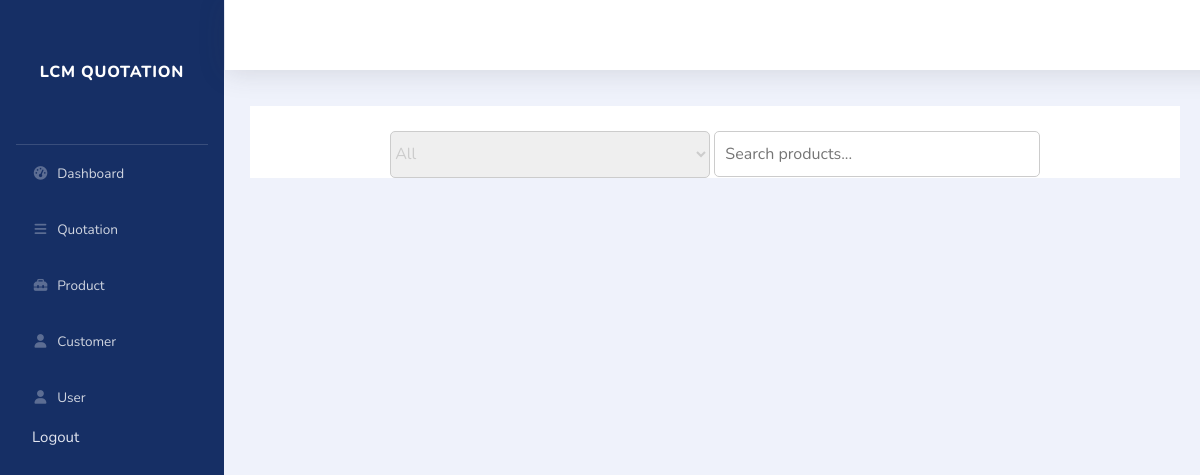
The app's page /all-product.php, older data.
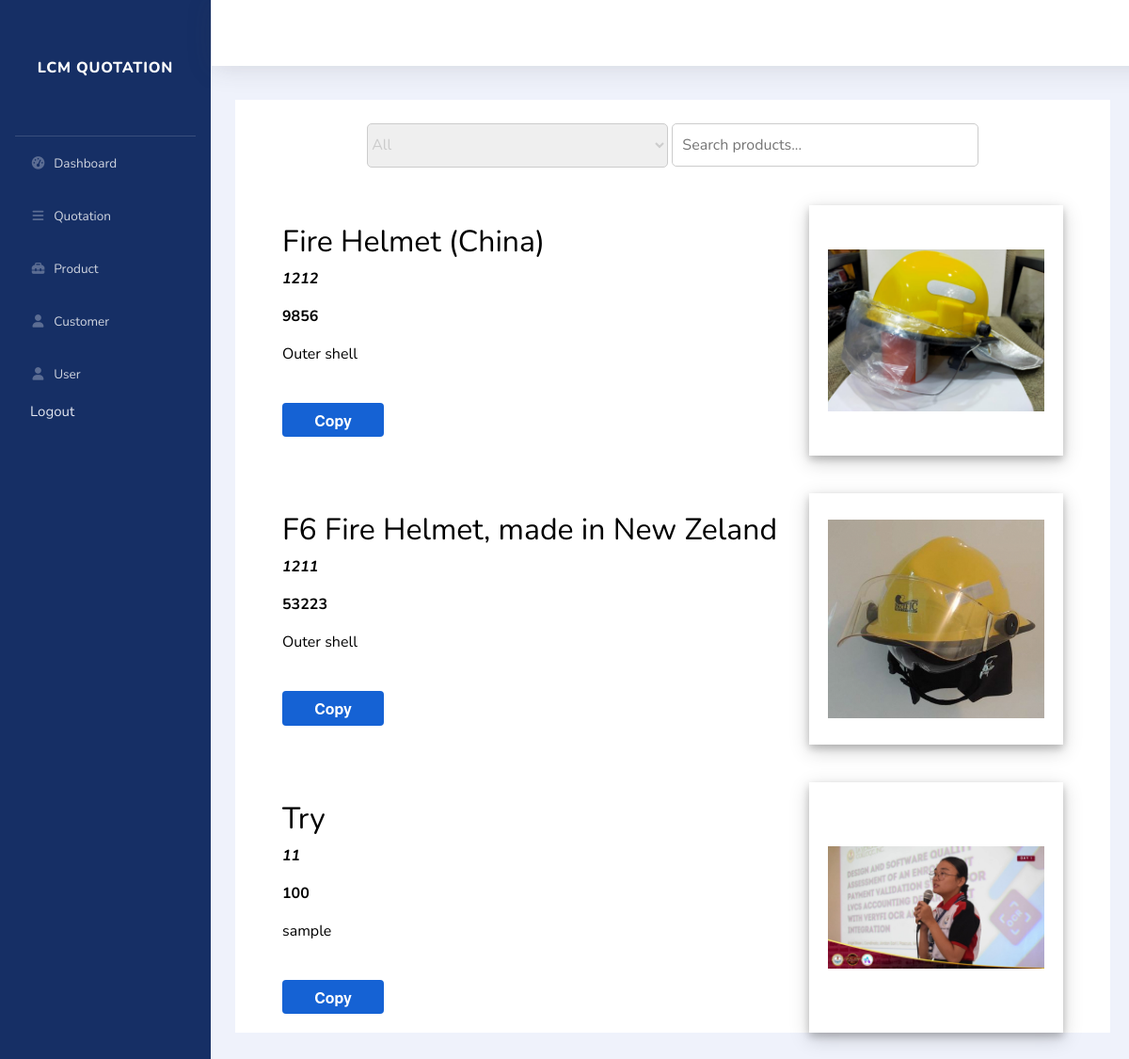
The same page, newer data.
### tables this page shows
CREATE TABLE `product` (
  `id` int(225) NOT NULL,
  `product_name` varchar(225) NOT NULL,
  `product_id` varchar(225) NOT NULL,
  `product_price` varchar(225) NOT NULL,
  `product_description` varchar(225) NOT NULL,
  `product_category` varchar(225) NOT NULL,
  `product_img` varchar(225) NOT NULL
);

### all-product.php (the view, shortened to what this page needs)
<?php
require 'db_conn.php';
?>
<!DOCTYPE html>
<html lang="en">
<head>
    <link href="vendor/fontawesome-free/css/all.min.css" rel="stylesheet" type="text/css">
    <link href="css/sb-admin-2.min.css" rel="stylesheet">
</head>
<body id="page-top">
    <?php
    require 'sidebar.php';
    ?>
    <div class="container-product bg-white" id="productContainer">
        <div class="search-box">
            <select class="category" id="searchDropdown" onchange="filterProducts()" name=product_category>
                <option value="all">All</option>
            </select>
            <input type="text" id="searchInput" placeholder="Search products...">
        </div>
        <div class="products">
            <?php
            $result = mysqli_query($conn, "SELECT * FROM product");
            while ($row = mysqli_fetch_assoc($result)) {
            ?>
            <div class="product category1 <?php echo $row['product_category']; ?>" >
                <div class="product-info">
                    <h2><?php echo $row['product_name']; ?></h2>
                    <p><i><b><?php echo $row['product_id']; ?></b></i></p>
                    <p><b><?php echo $row['product_price']; ?></b></p>
                    <p><?php echo $row['product_description']; ?></p>
                    <br>
                    <button class="copy-btn" onclick="copyContent()">Copy</button>
                </div>
                <div class="product-image">
                <img src="img/<?php echo $row['product_img'];?>" alt="product_img">
                </div>
            </div>
            <?php
            }
            ?>
        </div>
    </div>
</body>
</html>

Row changes from the older to the newer data that the page shows:
added product: product_name "Fire Helmet (China)", product "1212", product_price "9856", product_description "Outer shell", product_img (picture)
added product: product_name "F6 Fire Helmet, made in New Zeland", product "1211", product_price "53223", product_description "Outer shell", product_img (picture)
added product: product_name "Try", product "11", product_price "100", product_description "sample", product_img (picture)
